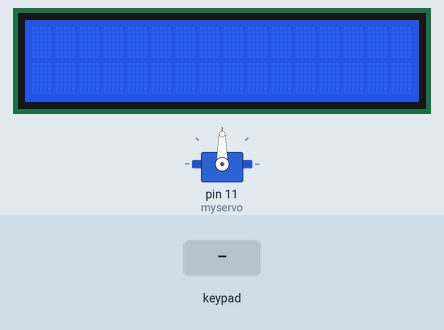
Simulated run of this sketch. Board: Arduino Uno, built with avr-gcc and run on an emulated ATmega328P. Parts: servo, 16×2 character LCD. The test bench sets the inputs (shaded band). What the sketch prints to the serial monitor is not drawn.

Above: at 1.2 s.
1.3 s: keypad keys 0 3 2 8 # pressed 0.4 s apart
At 3.5 s:
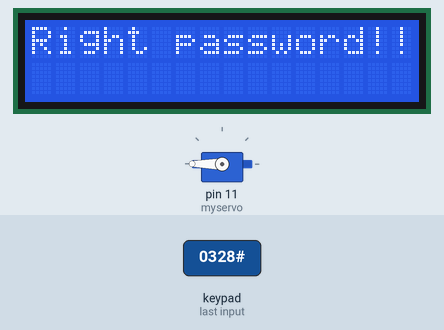
6.0 s: keypad keys 9 8 7 6 * pressed 0.4 s apart
At 9.7 s:
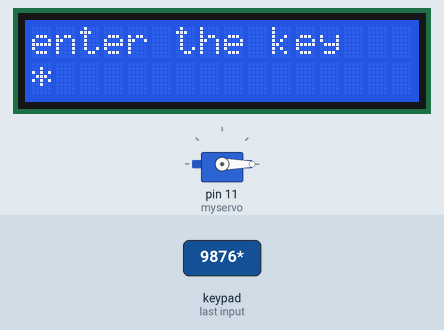
10.7 s: key 'A' pressed
At 11.6 s:
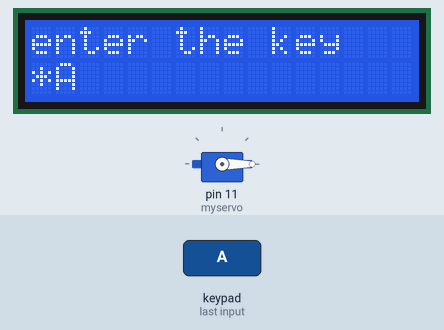
12.2 s: key 'B' pressed
At 12.6 s:
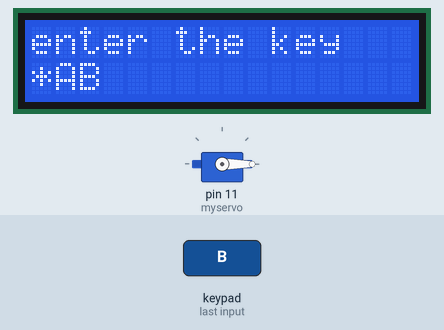
13.7 s: keypad keys 5 4 3 2 # pressed 0.4 s apart
At 17.1 s:
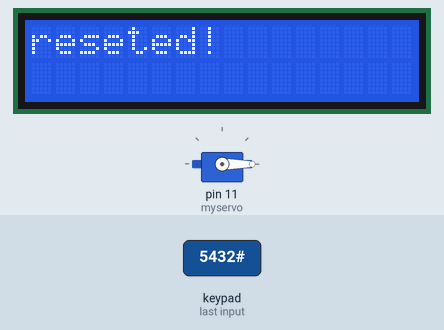
18.7 s: key 'C' pressed
At 19.9 s:
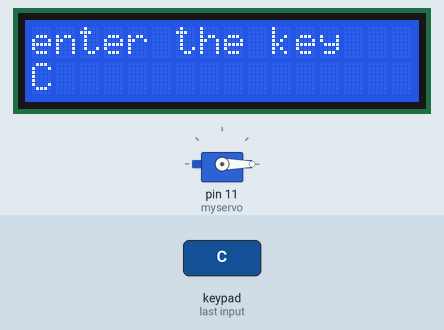
Timing chart, 0 to 21.2 s (numbered marks = the images above; inputs shaded):
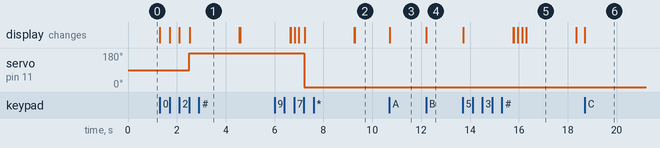

Measured:
- after the input at 1.3 s, servo on pin 11 (myservo): 90° → 180° after 1.2 s; the display: first changes at once (image 1 shows a later state)
- after the input at 6.0 s, servo on pin 11 (myservo): 180° → 0° after 1.2 s; the display: first differs from a run without the input after 0.65 s (image 2 shows a later state)
- after the input at 10.7 s, the display: changes at once (image 3)
- after the input at 12.2 s, the display: changes at once (image 4)
- after the input at 13.7 s, the display: first changes at once (image 5 shows a later state)
- after the input at 18.7 s, the display: changes at once (image 6)
- what the display in image 5 shows lasts 2.0 s, from 16.3 s to 18.3 s

The sketch:

SeungHoon_arduino_gwajae.ino
```cpp
//자물쇠 만들기-승훈 ver-피컴과제!
//LCD로 비번 보고 매트릭스 키패드로 입력받고, 서브모터 돌려서 잠궈보자!

#include <Keypad.h>   //매트릭스 키패드
#include <Servo.h>
#include <Wire.h>     //I2C통신
#include <LiquidCrystal_I2C.h>
LiquidCrystal_I2C lcd(0x27, 16, 2);  //LCD
int tru=0;                           //변수 초기화
int count=0;
char PW[4]={'0','3','2','8'};        //비밀번호(까먹지 말기!!!)
const byte ROWS = 4;                 //상수(배열 넣어야 돼서 절대 바뀌면 안돼)
const byte COLS = 4;


byte rowPins[ROWS] = {9,8,7,6};
byte colPins[COLS] = {5,4,3,2};      //키패드용 배열
char Keys[ROWS][COLS] = {
  {'A', '3', '2', '1'},              //키패드 키 배열
  {'B', '6', '5', '4'},
  {'C', '9', '8', '7'},
  {'D', '#', '0', '*'}
};

Servo myservo;//서브모터
Keypad customkeypad = Keypad(makeKeymap(Keys),rowPins,colPins,ROWS,COLS);//키패드에 배열대로 넣기


void setup() {
  Serial.begin(9600);
  myservo.attach(11);                //11번핀으로 servo 컨트롤
  lcd.init();
  lcd.backlight();                  //LCD 기본설정
  lcd.setCursor(0, 0);
}


void loop() {
  char Keys = customkeypad.getKey(); // 입력한 key 배열 넣어주기

  if (Keys)
  {

    Serial.println(Keys);

    lcd.print(Keys);                 // if 안쓰면 안돼겠다; if 배열 돌려서 일치하면 하나씩 올려서 정답에 도달시키자.
    if (Keys==PW[count])
    {
      count++;
      tru++;                        //key가 맞으면 tru에 쁠쁠해주기

    }
    else if(Keys!=PW[count])        //아니면 카운트만 올려주기. 브레이크는 불안해
    {
      count++;
    }

    if (Keys=='#')            //# 누르면 re함수로 돌려서 초기화하기
      re();

    if (count==4)             //카운트가 4가되면 tru변수가 4(정답)인지 확인해주기
    {
      if (tru==4)
        Su();                 // 4네? Su(정답)함수로 가랏
      else
        Fa();                 //아니네? Fa(실패)함수로 가랏

      tru=0;                  //초기화
      count=0;                //초기화
    }

  }//다시 되돌릴 생각 하지마 차피 loop자너
}

void Su() //성공함수
{
  myservo.write(180);                                    // 성공했으니까 서브모터 반대방향으로 돌려주기
  lcd.clear();                                           //켜져있는 문자열 없애버리기
  lcd.print("Right password!!");
  delay(2000);                                           //딜레이 주고
  lcd.clear();                                           //클리어 한담에
  lcd.print("enter the key                           "); // 다시 첨으로 돌려주기
}

void Fa()//실패함수
{
  myservo.write(0);                                      //실패네? 원점으로 돌아가
  lcd.clear();                                           //동일
  lcd.print("wrong password..");                         //실패!
  delay(2000);                                           //동일
  lcd.clear();                                           //동일
  lcd.print("enter the key                           "); //동일

}
 void re()//re함수
 {
    tru=0;                                               //제로
    count=0;                                             //제로
    lcd.clear();                                         //지우기
    lcd.print("reseted!");                               //리셋문자 출력
    delay(2000);                                         //딜레이
    lcd.clear();                                         //지우고
    lcd.print("enter the key                           ");//다시 돌리기
 }
```

2_____.c
```cpp
#include <stdio.h>
#include <stdlib.h>
int a[105][105]={1};
int i,j,x,y,n,m;
int dy[4]={0,1,0,-1},dx[4]={1,0,-1,0};
int safe(int a,int b){return (0<=a && a<n) &&(0<=b && b<m);}
int main()
{
    int ny,nx,cnt=1;
    scanf("%d %d",&n,&m);
    int s=n*m;
    while(s>cnt){
        ny=y+dy[i%4],nx=x+dx[i%4];
        if(safe(ny,nx)&& !a[ny][nx]){
            a[ny][nx]=++cnt;
            y=ny,x=nx;
        }
        else i++;
    }
    for(i=0;i<n;i++){
        for (j=0;j<m;j++)
            printf("%d ",a[i][j]);
        printf("\n");
    }

    return 0;
}
```

function.c
```cpp
#include <stdio.h>

int n;


char grade(int n)
{
    if (n>=90) return 'A';
    else if (n<90&&n>=80)return 'B';
    else if (n<80&&n>=70)return 'C';
    else if(n<70&&n>=60)return 'D';
    else return 'F';


}
int main()
{
  scanf("%d", &n);
  printf("%c", grade(n));
  return 0;
}
```

if_else.c
```cpp
#include <stdio.h>
int main (void)
{

    int hour, min;
    scanf("%d %d",&hour, &min);
    if(min - 30 >= 0){
        printf("%d %d", hour, min -30);

    }
    else
    {
        hour--;
        if(hour<0)
        {hour =23;}

        printf("%d %d", hour, 30+min);
    }

    return 0;
}
```

_____.c
```cpp
#include <stdio.h>
int main(){
    int num1;
    scanf("%d",&num1);
    for(int i=1;i<=6;i++){
        for(int j=1;j<=6;j++){
            if(i+j==num1){
                printf("%d %d\n",i,j);
            }
        }
    }
    return 0;
}
```
